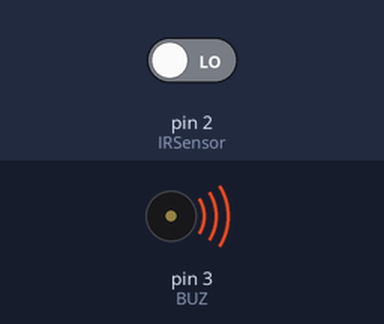
Bench run of a sketch on a simulated Arduino Uno, built with avr-gcc and run on an emulated ATmega328P. On the bench: buzzer (waves = sounding, pin HIGH). The inputs (shaded band) are chosen by the test bench; at power-on: pin 2 (IRSensor) LOW.

Above: at 1.2 s.
1.3 s: pin 2 (IRSensor) driven HIGH
At 2.4 s:
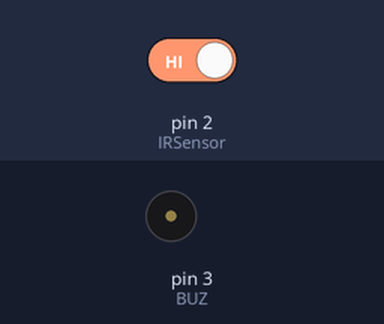
2.8 s: pin 2 (IRSensor) driven LOW
At 3.5 s:
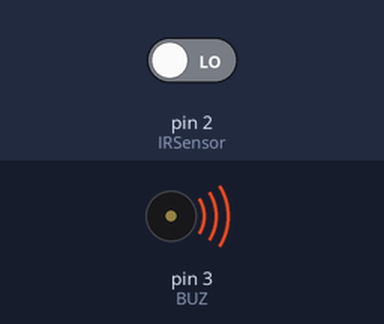
Timing chart, 0 to 5.8 s (numbered marks = the images above; inputs shaded):
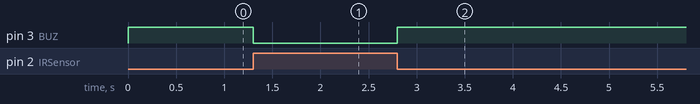

The sketch:

infrared_sensor_and_buzzer.ino
```cpp
// USE OF THE INFRARED SENSOR FOR ACTIVATING LED AND BUZZER.

int IRSensor = 2;              // connect ir sensor to arduino pin 2
int LED;
int BUZ=3;                     //connecting BUZZER to pin 3 of ARDUINO.
void setup()
{
 pinMode (IRSensor,INPUT);     // sensor pin INPUT
 pinMode(BUZ,OUTPUT);          // buzzer pin for OUTPUT
}
void loop()
{
  int statusSensor = digitalRead(IRSensor);    // reading the value from the IR Sensor.
  if (statusSensor == 1)
  {
    Serial.println("near");
    digitalWrite(LED, LOW);                    // LED LOW, i.e. it will not glow
    digitalWrite(BUZ, LOW);                    // BUZZER LOW, i.e. it will not beep
  }
  else
  {
    Serial.println("far ");
    digitalWrite(LED, HIGH);                   // LED High, i.e. it will glow
    digitalWrite(BUZ, HIGH);                   // BUZZER High, i.e. it will beep
  }
}
```

Measured:
- after the input at 1.3 s, pin 3 (BUZ): HIGH → LOW at once
- after the input at 2.8 s, pin 3 (BUZ): LOW → HIGH at once
